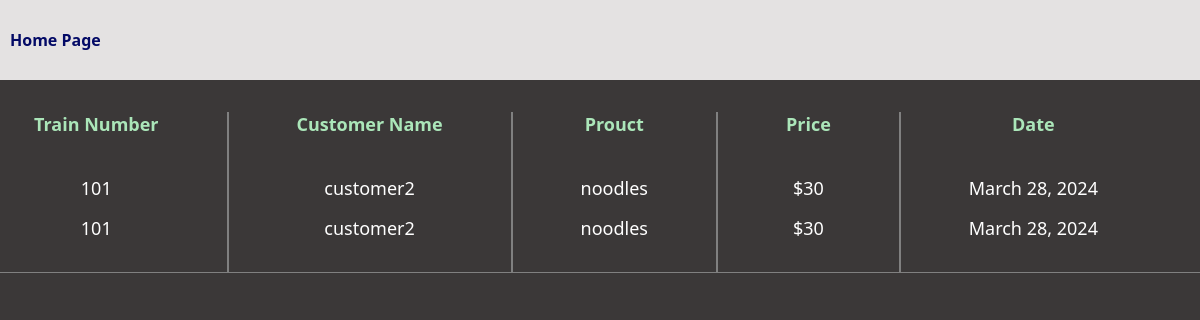
/order_page_admin/, run on an earlier commit of the app's database.
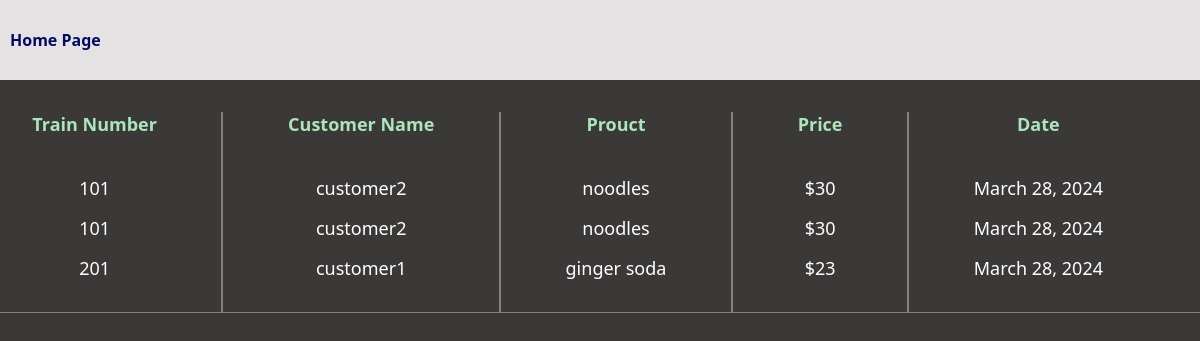
And on a later commit of the database.
### user_app/models.py (models this page shows, shortened)
class Order(models.Model):
  train_number = models.CharField(max_length=10)
  customer_name = models.CharField(max_length=25)
  product_name =  models.CharField(max_length=25)
  price =  models.CharField(max_length=25)
  date = models.DateField(auto_now_add=True)

### admin_app/views.py (the view)
# urls.py: path('order_page_admin/', order_page_admin, name='order_page_admin'),
def order_page_admin(request):
  order_items = Order.objects.all()
  return render(request, 'order_page_admin.html', {'orders':order_items})

### templates/order_page_admin.html (shortened to what this page needs)
<!DOCTYPE html>
<html lang="en">
  <head>
  </head>
  <body>
    <div class="order-table-container">
      <nav>
        <div class="orders">
          <a href="{% url 'admin_app:admin_page' %}">Home Page</a>
        </div>
      </nav>
      <div class="flex-row">
        <div class="customer-name">
          Train Number {% for i in orders %}
          <div class="customers">{{i.train_number}}</div>
          {% endfor %}
        </div>
        <span></span>
        <div class="customer-train-number">
          Customer Name {% for i in orders %}
          <div class="customer-train-number-child">{{i.customer_name}}</div>
          {% endfor %}
        </div>
        <span></span>
        <div class="order-item">
          Prouct {% for i in orders %}
          <div class="order-item-child">{{i.product_name}}</div>
          {% endfor %}
        </div>
        <span></span>
        <div class="order-price">
          Price {% for i in orders %}
          <div class="order-price-child">${{i.price}}</div>
          {% endfor %}
        </div>
        <span></span>
        <div class="order-date">
          Date {% for i in orders %}
          <div class="order-date-child">{{i.date}}</div>
          {% endfor %}
        </div>
      </div>
    </div>
  </body>
</html>

What changed in the data, as far as the page shows it:
added Order: train_number "201", customer_name "customer1", product_name "ginger soda", price "23", date "March 28, 2024"
